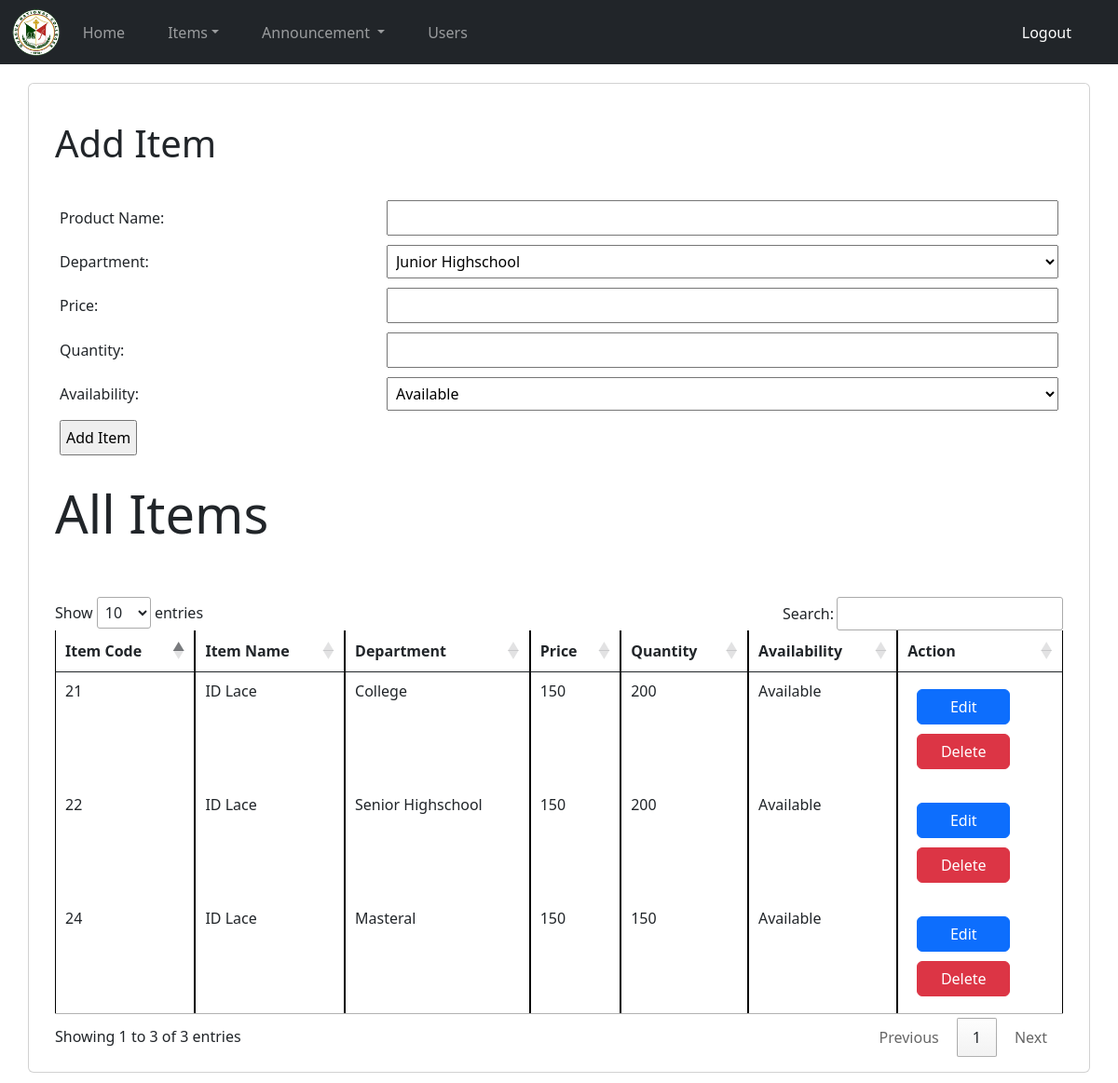
Screenshot of /ims_addItems.php with the database file from the repository.
### tables this page shows
CREATE TABLE `items` (
  `id` int(11) NOT NULL,
  `product_name` varchar(255) NOT NULL,
  `product_desc` varchar(255) NOT NULL,
  `price` int(255) NOT NULL,
  `stocks` int(255) NOT NULL,
  `availability` varchar(255) NOT NULL,
  `categories` varchar(255) NOT NULL
);

### ims_addItems.php (the view, shortened to what this page needs)
<?php
    require('includes/ims_headeradminadmin.php');
    require('includes/ims_connection.php');
    $run = mysqli_query($conn, "select * from `items`");
?>
<!DOCTYPE html>
<html lang="en">
<head>
    <link rel="stylesheet" href="https://cdn.jsdelivr.net/npm/bootstrap@5.3.0/dist/css/bootstrap.min.css">
    <link rel="stylesheet" href="https://cdn.datatables.net/1.11.5/css/jquery.dataTables.min.css">
    <link rel="stylesheet" href="includes\css\additems.css">
</head>
<body>
    <div class="container">
        <div class="row">
            <div class="card" style="width: 100%; height: auto">
                <div class="col-lg">
                    <div class="card-body">
                        <i class="fa-solid fa-boxes-stacked fa-2xl ml-3 mb-4" style="color: #0f100f;"></i><br>
                        <h1 class="uppercase">Add Item</h1><br>
                        <table class="additems">
                            <form action="ims_additemsprocess.php" method="POST">
                                <tr>
                                    <td><label for="product_name">Product Name:</label></td>
                                    <td><input type="text" name="product_name" required></td>
                                </tr>
                                <tr>
                                    <td><label for="product_desc">Department:</label></td>
                                    <td>
                                        <select name="product_desc">
                                            <option value="Junior Highschool" required>Junior Highschool</option>
                                        </select>
                                    </td>
                                </tr>
                                <tr>
                                    <td><label for="price">Price:</label></td>
                                    <td><input type="number" name="price" step="0.01" required></td>
                                </tr>
                                <tr>
                                    <td><label for="stocks">Quantity:</label></td>
                                    <td><input type="number" name="stocks" required></td>
                                </tr>
                                <tr>
                                    <td><label for="availability">Availability:</label></td>
                                    <td>
                                        <select name="availability">
                                            <option value="Available">Available</option>
                                        </select>
                                    </td>
                                </tr>
                                <tr>
                                    <td colspan="2"><input type="submit" value="Add Item"></td>
                                </tr>
                            </form>
                        </table>
                        <div id="printable-items">
                            <br>
                            <h1 class="display-4">All Items</h1><br>
                            <br>
                            <table id="item_display" class="table table-bordered" align="center">
                                <thead>
                                    <tr class="heading">
                                        <th>Item Code</th>
                                        <th>Item Name</th>
                                        <th>Department</th>
                                        <th>Price</th>
                                        <th>Quantity</th>
                                        <th>Availability</th>
                                        <th>Action</th>
                                    </tr>
                                </thead>
                                <tbody>
                                    <?php
                                    if ($num = mysqli_num_rows($run) > 0) {
                                        while ($result = mysqli_fetch_assoc($run)) {
                                            echo "
                                                <tr class='data'>
                                                    <td>" . $result['id'] . "</td>
                                                    <td>" . $result['product_name'] . "</td>
                                                    <td>" . $result['product_desc'] . "</td>
                                                    <td>" . $result['price'] . "</td>
                                                    <td>" . $result['stocks'] . "</td>
                                                    <td>" . $result['availability'] . "</td>
                                                    <td>
                                                        <a href='ims_editProduct.php?id=" . $result['id'] . "' class='btn btn-primary'>Edit</a>
                                                        <a href='ims_deleteAdminProduct.php?id=" . $result['id'] . "' class='btn btn-danger'>Delete</a>
                                                </tr>";
                                        }
                                    }
                                    ?>
                                </tbody>
                            </table>
                        </div>
                    </div>
                </div>
            </div>
        </div>
    </div>
</body>
</html>

### includes/css/style.css (style rules this page uses)
body { font-family: Arial, sans-serif; margin: 0; padding: 0; }
.container { max-width: 800px; margin: 0 auto; padding: 20px; }

### includes/css/additems.css (style rules this page uses)
.additems { border-collapse: collapse; width: 100%; }
.additems td { padding: 5px; border: none; }
.additems input, .additems textarea, .additems select { padding: 5px; width: 100%; }
.additems input[type="submit"] { width: auto; }
.items, th, td { padding-left: 15px; padding-right: 15px; border: 1px solid black; }
.btn { justify-content: center; display: flex; margin: auto; width: 100px; margin: 10px; }

### rows the page displays
items: id "21", product_name "ID Lace", product_desc "College", price "150", stocks "200", availability "Available"
items: id "22", product_name "ID Lace", product_desc "Senior Highschool", price "150", stocks "200", availability "Available"
items: id "24", product_name "ID Lace", product_desc "Masteral", price "150", stocks "150", availability "Available"
